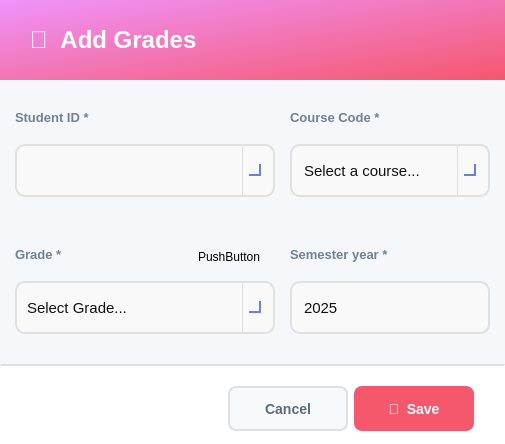
<?xml version="1.0" encoding="UTF-8"?>
<ui version="4.0">
 <class>AddGradesDialog</class>
 <widget class="QDialog" name="AddGradesDialog">
  <property name="geometry">
   <rect>
    <x>0</x>
    <y>0</y>
    <width>505</width>
    <height>444</height>
   </rect>
  </property>
  <property name="minimumSize">
   <size>
    <width>0</width>
    <height>0</height>
   </size>
  </property>
  <property name="maximumSize">
   <size>
    <width>780</width>
    <height>580</height>
   </size>
  </property>
  <property name="windowTitle">
   <string>Add Grades</string>
  </property>
  <property name="styleSheet">
   <string notr="true">background-color: #f5f7fa;</string>
  </property>
  <layout class="QVBoxLayout" name="mainLayout">
   <property name="spacing">
    <number>0</number>
   </property>
   <property name="leftMargin">
    <number>0</number>
   </property>
   <property name="topMargin">
    <number>0</number>
   </property>
   <property name="rightMargin">
    <number>0</number>
   </property>
   <property name="bottomMargin">
    <number>0</number>
   </property>
   <item>
    <widget class="QFrame" name="headerFrame">
     <property name="minimumSize">
      <size>
       <width>0</width>
       <height>80</height>
      </size>
     </property>
     <property name="maximumSize">
      <size>
       <width>16777215</width>
       <height>80</height>
      </size>
     </property>
     <property name="styleSheet">
      <string notr="true">background: qlineargradient(x1:0, y1:0, x2:1, y2:1, stop:0 #f093fb, stop:1 #f5576c); border-radius: 0px;</string>
     </property>
     <property name="frameShape">
      <enum>QFrame::Shape::StyledPanel</enum>
     </property>
     <layout class="QHBoxLayout" name="headerLayout">
      <property name="leftMargin">
       <number>30</number>
      </property>
      <property name="topMargin">
       <number>20</number>
      </property>
      <property name="rightMargin">
       <number>30</number>
      </property>
      <property name="bottomMargin">
       <number>20</number>
      </property>
      <item>
       <widget class="QLabel" name="labelTitle">
        <property name="styleSheet">
         <string notr="true">font-size: 24px; font-weight: bold; color: white; background: transparent;</string>
        </property>
        <property name="text">
         <string>📝  Add Grades</string>
        </property>
       </widget>
      </item>
      <item>
       <spacer name="headerSpacer">
        <property name="orientation">
         <enum>Qt::Orientation::Horizontal</enum>
        </property>
        <property name="sizeHint" stdset="0">
         <size>
          <width>40</width>
          <height>20</height>
         </size>
        </property>
       </spacer>
      </item>
     </layout>
    </widget>
   </item>
   <item>
    <widget class="QScrollArea" name="scrollArea">
     <property name="styleSheet">
      <string notr="true">border: none; background-color: #f5f7fa;</string>
     </property>
     <property name="widgetResizable">
      <bool>true</bool>
     </property>
     <widget class="QWidget" name="scrollContent">
      <property name="geometry">
       <rect>
        <x>0</x>
        <y>0</y>
        <width>505</width>
        <height>284</height>
       </rect>
      </property>
      <property name="styleSheet">
       <string notr="true">background-color: #f5f7fa;</string>
      </property>
      <layout class="QGridLayout" name="gridLayout_3">
       <property name="leftMargin">
        <number>15</number>
       </property>
       <property name="topMargin">
        <number>10</number>
       </property>
       <property name="rightMargin">
        <number>15</number>
       </property>
       <property name="bottomMargin">
        <number>0</number>
       </property>
       <property name="horizontalSpacing">
        <number>15</number>
       </property>
       <property name="verticalSpacing">
        <number>30</number>
       </property>
       <item row="0" column="0">
        <layout class="QVBoxLayout" name="verticalLayout">
         <property name="spacing">
          <number>0</number>
         </property>
         <item>
          <widget class="QLabel" name="labelStudentID">
           <property name="styleSheet">
            <string notr="true">font-size: 13px; color: #718096; font-weight: bold; background: transparent;</string>
           </property>
           <property name="text">
            <string>Student ID *</string>
           </property>
          </widget>
         </item>
         <item>
          <widget class="QComboBox" name="comboBoxStudentID">
           <property name="sizePolicy">
            <sizepolicy hsizetype="Expanding" vsizetype="Fixed">
             <horstretch>0</horstretch>
             <verstretch>0</verstretch>
            </sizepolicy>
           </property>
           <property name="minimumSize">
            <size>
             <width>150</width>
             <height>40</height>
            </size>
           </property>
           <property name="maximumSize">
            <size>
             <width>16777215</width>
             <height>65</height>
            </size>
           </property>
           <property name="styleSheet">
            <string notr="true">/* ----------------- QComboBox Base ----------------- */
QComboBox {
    border: 2px solid #E0E0E0;          /* main border */
    border-radius: 10px;
    padding: 8px 10px;                   /* Matches QLineEdit padding */
    background: rgba(250, 250, 250, 200);
    font-size: 11pt;
    color: #111111;
}

/* Focused state */
QComboBox:focus {
    border: 2px solid #667EEA; 
    background: rgba(250, 250, 250, 220);
}

/* ----------------- Drop-down Arrow ----------------- */
QComboBox::drop-down {
    subcontrol-origin: padding;
    subcontrol-position: top right;
    width: 30px; 
    border-left-width: 1px;
    border-left-color: #E0E0E0;
    border-left-style: solid;
    border-top-right-radius: 12px;       /* rounder corners */
    border-bottom-right-radius: 12px;    /* rounder corners */
    background: transparent;
}

/* Remove ugly black border on hover/focus */
QComboBox::drop-down:hover,
QComboBox::drop-down:focus {
    border-left-color: #667EEA;
    background: transparent;
    border: none;
}

/* Modern, visible arrow using simple chevron */
QComboBox::down-arrow {
    width: 10px;
    height: 10px;
    border: solid #667EEA;
    border-width: 0 2px 2px 0;
    margin-right: 6px;
}

/* ----------------- Dropdown Popup ----------------- */
/* Dropdown Popup */
QComboBox QAbstractItemView {
    background-color: #fdfdfd;          /* slightly off-white */
    border: 2px solid #E0E0E0;          /* subtle grey border */
    border-radius: 8px;                  /* may not be perfect on Windows */
    color: #111111;
    font-size: 11pt;
    padding: 5px;
    selection-background-color: #667EEA;
    selection-color: white;
    outline: none;
}

/* Items hover/selection */
QComboBox QAbstractItemView::item:hover {
    background-color: rgba(102, 126, 234, 0.1);
    color: #111111;
}

QComboBox QAbstractItemView::item:selected {
    background-color: #667EEA;
    color: white;
}

/* Error highlight for combo box */
QComboBox[error=&quot;true&quot;] {
    border: 2px solid #FF4A4A;
}</string>
           </property>
           <property name="editable">
            <bool>true</bool>
           </property>
           <property name="placeholderText">
            <string>ID...</string>
           </property>
           <item>
            <property name="text">
             <string>Computer</string>
            </property>
           </item>
           <item>
            <property name="text">
             <string>Communication</string>
            </property>
           </item>
           <item>
            <property name="text">
             <string>Power</string>
            </property>
           </item>
           <item>
            <property name="text">
             <string>Biomedical</string>
            </property>
           </item>
          </widget>
         </item>
        </layout>
       </item>
       <item row="0" column="1">
        <layout class="QVBoxLayout" name="verticalLayout_2">
         <property name="spacing">
          <number>0</number>
         </property>
         <item>
          <widget class="QLabel" name="labelCourseCode">
           <property name="styleSheet">
            <string notr="true">font-size: 13px; color: #718096; font-weight: bold; background: transparent;</string>
           </property>
           <property name="text">
            <string>Course Code *</string>
           </property>
          </widget>
         </item>
         <item>
          <widget class="QComboBox" name="comboBoxSelectCourse">
           <property name="minimumSize">
            <size>
             <width>200</width>
             <height>45</height>
            </size>
           </property>
           <property name="maximumSize">
            <size>
             <width>16777215</width>
             <height>65</height>
            </size>
           </property>
           <property name="cursor">
            <cursorShape>PointingHandCursor</cursorShape>
           </property>
           <property name="styleSheet">
            <string notr="true">/* ----------------- QComboBox Base ----------------- */
QComboBox {
    border: 2px solid #E0E0E0;          /* main border */
    border-radius: 10px;
    padding: 8px 10px;                   /* Matches QLineEdit padding */
    background: rgba(250, 250, 250, 200);
    font-size: 11pt;
    color: #111111;
}

/* Focused state */
QComboBox:focus {
    border: 2px solid #667EEA; 
    background: rgba(250, 250, 250, 220);
}

/* ----------------- Drop-down Arrow ----------------- */
QComboBox::drop-down {
    subcontrol-origin: padding;
    subcontrol-position: top right;
    width: 30px; 
    border-left-width: 1px;
    border-left-color: #E0E0E0;
    border-left-style: solid;
    border-top-right-radius: 12px;       /* rounder corners */
    border-bottom-right-radius: 12px;    /* rounder corners */
    background: transparent;
}

/* Remove ugly black border on hover/focus */
QComboBox::drop-down:hover,
QComboBox::drop-down:focus {
    border-left-color: #667EEA;
    background: transparent;
    border: none;
}

/* Modern, visible arrow using simple chevron */
QComboBox::down-arrow {
    width: 10px;
    height: 10px;
    border: solid #667EEA;
    border-width: 0 2px 2px 0;
    margin-right: 6px;
}

/* ----------------- Dropdown Popup ----------------- */
/* Dropdown Popup */
QComboBox QAbstractItemView {
    background-color: #fdfdfd;          /* slightly off-white */
    border: 2px solid #E0E0E0;          /* subtle grey border */
    border-radius: 8px;                  /* may not be perfect on Windows */
    color: #111111;
    font-size: 11pt;
    padding: 5px;
    selection-background-color: #667EEA;
    selection-color: white;
    outline: none;
}

/* Items hover/selection */
QComboBox QAbstractItemView::item:hover {
    background-color: rgba(102, 126, 234, 0.1);
    color: #111111;
}

QComboBox QAbstractItemView::item:selected {
    background-color: #667EEA;
    color: white;
}

/* Error highlight for combo box */
QComboBox[error=&quot;true&quot;] {
    border: 2px solid #FF4A4A;
}</string>
           </property>
           <property name="editable">
            <bool>true</bool>
           </property>
           <item>
            <property name="text">
             <string>Select a course...</string>
            </property>
           </item>
          </widget>
         </item>
        </layout>
       </item>
       <item row="1" column="0">
        <layout class="QVBoxLayout" name="verticalLayout_3">
         <property name="spacing">
          <number>0</number>
         </property>
         <item>
          <widget class="QLabel" name="labelCreditHours">
           <property name="styleSheet">
            <string notr="true">font-size: 13px; color: #718096; font-weight: bold; background: transparent;</string>
           </property>
           <property name="text">
            <string>Grade *</string>
           </property>
          </widget>
         </item>
         <item>
          <widget class="QComboBox" name="comboBoxGrade">
           <property name="sizePolicy">
            <sizepolicy hsizetype="Expanding" vsizetype="Fixed">
             <horstretch>0</horstretch>
             <verstretch>0</verstretch>
            </sizepolicy>
           </property>
           <property name="minimumSize">
            <size>
             <width>100</width>
             <height>40</height>
            </size>
           </property>
           <property name="maximumSize">
            <size>
             <width>16777215</width>
             <height>65</height>
            </size>
           </property>
           <property name="styleSheet">
            <string notr="true">/* ----------------- QComboBox Base ----------------- */
QComboBox {
    border: 2px solid #E0E0E0;          /* main border */
    border-radius: 10px;
    padding: 8px 10px;                   /* Matches QLineEdit padding */
    background: rgba(250, 250, 250, 200);
    font-size: 11pt;
    color: #111111;
}

/* Focused state */
QComboBox:focus {
    border: 2px solid #667EEA; 
    background: rgba(250, 250, 250, 220);
}

/* ----------------- Drop-down Arrow ----------------- */
QComboBox::drop-down {
    subcontrol-origin: padding;
    subcontrol-position: top right;
    width: 30px; 
    border-left-width: 1px;
    border-left-color: #E0E0E0;
    border-left-style: solid;
    border-top-right-radius: 12px;       /* rounder corners */
    border-bottom-right-radius: 12px;    /* rounder corners */
    background: transparent;
}

/* Remove ugly black border on hover/focus */
QComboBox::drop-down:hover,
QComboBox::drop-down:focus {
    border-left-color: #667EEA;
    background: transparent;
    border: none;
}

/* Modern, visible arrow using simple chevron */
QComboBox::down-arrow {
    width: 10px;
    height: 10px;
    border: solid #667EEA;
    border-width: 0 2px 2px 0;
    margin-right: 6px;
}

/* ----------------- Dropdown Popup ----------------- */
/* Dropdown Popup */
QComboBox QAbstractItemView {
    background-color: #fdfdfd;          /* slightly off-white */
    border: 2px solid #E0E0E0;          /* subtle grey border */
    border-radius: 8px;                  /* may not be perfect on Windows */
    color: #111111;
    font-size: 11pt;
    padding: 5px;
    selection-background-color: #667EEA;
    selection-color: white;
    outline: none;
}

/* Items hover/selection */
QComboBox QAbstractItemView::item:hover {
    background-color: rgba(102, 126, 234, 0.1);
    color: #111111;
}

QComboBox QAbstractItemView::item:selected {
    background-color: #667EEA;
    color: white;
}

/* Error highlight for combo box */
QComboBox[error=&quot;true&quot;] {
    border: 2px solid #FF4A4A;
}</string>
           </property>
           <property name="placeholderText">
            <string>Select Grade...</string>
           </property>
           <item>
            <property name="text">
             <string>A+</string>
            </property>
           </item>
           <item>
            <property name="text">
             <string>A</string>
            </property>
           </item>
           <item>
            <property name="text">
             <string>B+</string>
            </property>
           </item>
           <item>
            <property name="text">
             <string>B</string>
            </property>
           </item>
           <item>
            <property name="text">
             <string>C+</string>
            </property>
           </item>
           <item>
            <property name="text">
             <string>C</string>
            </property>
           </item>
           <item>
            <property name="text">
             <string>D+</string>
            </property>
           </item>
           <item>
            <property name="text">
             <string>D</string>
            </property>
           </item>
           <item>
            <property name="text">
             <string>F</string>
            </property>
           </item>
          </widget>
         </item>
        </layout>
       </item>
       <item row="1" column="1">
        <layout class="QGridLayout" name="gridLayout">
         <item row="0" column="0">
          <widget class="QLabel" name="labelSemesterYear">
           <property name="styleSheet">
            <string notr="true">font-size: 13px; color: #718096; font-weight: bold; background: transparent;</string>
           </property>
           <property name="text">
            <string>Semester year *</string>
           </property>
          </widget>
         </item>
         <item row="1" column="0">
          <widget class="QSpinBox" name="spinBoxSemesterYear">
           <property name="minimumSize">
            <size>
             <width>100</width>
             <height>40</height>
            </size>
           </property>
           <property name="maximumSize">
            <size>
             <width>16777215</width>
             <height>65</height>
            </size>
           </property>
           <property name="styleSheet">
            <string notr="true">QSpinBox {
    border: 2px solid #E0E0E0;
    border-radius: 10px;
    padding: 8px 10px;
    background: rgba(250, 250, 250, 200);
    font-size: 11pt;
    color: #111111;
}

/* Focus border (same as QLineEdit) */
QSpinBox:focus {
    border: 2px solid #667EEA;
    background: rgba(250, 250, 250, 220);
}

/* Internal text area matches QLineEdit text style */
QSpinBox QLineEdit {
    border: none;
    background: transparent;
    font-size: 11pt;
    color: #111111;
}

/* Placeholder-like behavior when disabled */
QSpinBox:disabled,
QSpinBox QLineEdit:disabled {
    background: #ededed;
    color: #a1a8b3;
}

/* Hide up/down buttons (matches your modern clean UI) */
QSpinBox::up-button,
QSpinBox::down-button {
    width: 0;
    height: 0;
    border: none;
}
</string>
           </property>
           <property name="buttonSymbols">
            <enum>QAbstractSpinBox::ButtonSymbols::NoButtons</enum>
           </property>
           <property name="accelerated">
            <bool>false</bool>
           </property>
           <property name="maximum">
            <number>3000</number>
           </property>
           <property name="value">
            <number>2025</number>
           </property>
           <property name="displayIntegerBase">
            <number>10</number>
           </property>
          </widget>
         </item>
        </layout>
       </item>
       <item row="2" column="0">
        <spacer name="verticalSpacer">
         <property name="orientation">
          <enum>Qt::Orientation::Vertical</enum>
         </property>
         <property name="sizeType">
          <enum>QSizePolicy::Policy::Minimum</enum>
         </property>
         <property name="sizeHint" stdset="0">
          <size>
           <width>17</width>
           <height>30</height>
          </size>
         </property>
        </spacer>
       </item>
      </layout>
      <widget class="QPushButton" name="pushButton">
       <property name="geometry">
        <rect>
         <x>198</x>
         <y>169</y>
         <width>62</width>
         <height>16</height>
        </rect>
       </property>
       <property name="text">
        <string>PushButton</string>
       </property>
      </widget>
     </widget>
    </widget>
   </item>
   <item>
    <widget class="QFrame" name="footerFrame">
     <property name="minimumSize">
      <size>
       <width>0</width>
       <height>80</height>
      </size>
     </property>
     <property name="maximumSize">
      <size>
       <width>16777215</width>
       <height>80</height>
      </size>
     </property>
     <property name="styleSheet">
      <string notr="true">background-color: white; border-top: 2px solid #e0e0e0;</string>
     </property>
     <property name="frameShape">
      <enum>QFrame::Shape::StyledPanel</enum>
     </property>
     <layout class="QHBoxLayout" name="footerLayout">
      <property name="leftMargin">
       <number>30</number>
      </property>
      <property name="topMargin">
       <number>20</number>
      </property>
      <property name="rightMargin">
       <number>30</number>
      </property>
      <property name="bottomMargin">
       <number>20</number>
      </property>
      <item>
       <spacer name="footerSpacer">
        <property name="orientation">
         <enum>Qt::Orientation::Horizontal</enum>
        </property>
        <property name="sizeHint" stdset="0">
         <size>
          <width>40</width>
          <height>20</height>
         </size>
        </property>
       </spacer>
      </item>
      <item>
       <widget class="QPushButton" name="buttonCancel">
        <property name="minimumSize">
         <size>
          <width>120</width>
          <height>45</height>
         </size>
        </property>
        <property name="cursor">
         <cursorShape>PointingHandCursor</cursorShape>
        </property>
        <property name="styleSheet">
         <string notr="true">QPushButton {
    background-color: #f8f9fa;
    color: #5a6c7d;
    border: 2px solid #e0e0e0;
    border-radius: 8px;
    font-size: 14px;
    font-weight: bold;
    padding: 10px 20px;
}

QPushButton:hover {
    border-color: #f5576c;
    color: #f5576c;
}

QPushButton:pressed {
    background-color: #e0e0e0; /* darker grey for pressed feedback */
    border-color: #f5576c;
    color: #f5576c;
}</string>
        </property>
        <property name="text">
         <string>Cancel</string>
        </property>
       </widget>
      </item>
      <item>
       <widget class="QPushButton" name="buttonSave">
        <property name="enabled">
         <bool>true</bool>
        </property>
        <property name="minimumSize">
         <size>
          <width>120</width>
          <height>45</height>
         </size>
        </property>
        <property name="cursor">
         <cursorShape>PointingHandCursor</cursorShape>
        </property>
        <property name="styleSheet">
         <string notr="true">QPushButton {
    background-color: #f5576c;
    color: #ffffff;
    border: none;
    border-radius: 8px;
    font-size: 14px;
    font-weight: bold;
    padding: 10px 20px;
    transition: background-color 150ms;
}
QPushButton:hover {
    background-color: #e5475c;
}
QPushButton:pressed {
    background-color: #d43f52;
}
QPushButton:disabled {
    background-color: #cccccc;  /* gray background for disabled */
    color: #666666;             /* darker gray text */
}</string>
        </property>
        <property name="text">
         <string>💾  Save</string>
        </property>
       </widget>
      </item>
     </layout>
    </widget>
   </item>
  </layout>
 </widget>
 <resources/>
 <connections/>
</ui>
